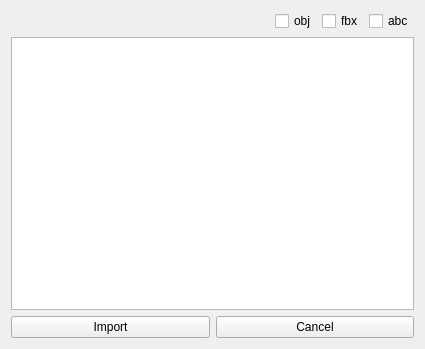
<?xml version="1.0" encoding="UTF-8"?>
<ui version="4.0">
 <class>Form</class>
 <widget class="QWidget" name="Form">
  <property name="geometry">
   <rect>
    <x>0</x>
    <y>0</y>
    <width>425</width>
    <height>349</height>
   </rect>
  </property>
  <property name="windowTitle">
   <string>Form</string>
  </property>
  <layout class="QVBoxLayout" name="verticalLayout">
   <item>
    <layout class="QHBoxLayout" name="horizontalLayout">
     <item>
      <spacer name="horizontalSpacer">
       <property name="orientation">
        <enum>Qt::Horizontal</enum>
       </property>
       <property name="sizeHint" stdset="0">
        <size>
         <width>40</width>
         <height>20</height>
        </size>
       </property>
      </spacer>
     </item>
     <item>
      <widget class="QCheckBox" name="cb_obj">
       <property name="text">
        <string>obj</string>
       </property>
      </widget>
     </item>
     <item>
      <widget class="QCheckBox" name="cb_fbx">
       <property name="text">
        <string>fbx</string>
       </property>
      </widget>
     </item>
     <item>
      <widget class="QCheckBox" name="cb_abc">
       <property name="text">
        <string>abc</string>
       </property>
      </widget>
     </item>
    </layout>
   </item>
   <item>
    <widget class="QListWidget" name="lw_derivative"/>
   </item>
   <item>
    <layout class="QHBoxLayout" name="horizontalLayout_3">
     <item>
      <widget class="QPushButton" name="button_import">
       <property name="text">
        <string>Import</string>
       </property>
      </widget>
     </item>
     <item>
      <widget class="QPushButton" name="button_cancel">
       <property name="text">
        <string>Cancel</string>
       </property>
      </widget>
     </item>
    </layout>
   </item>
  </layout>
 </widget>
 <resources/>
 <connections/>
</ui>
